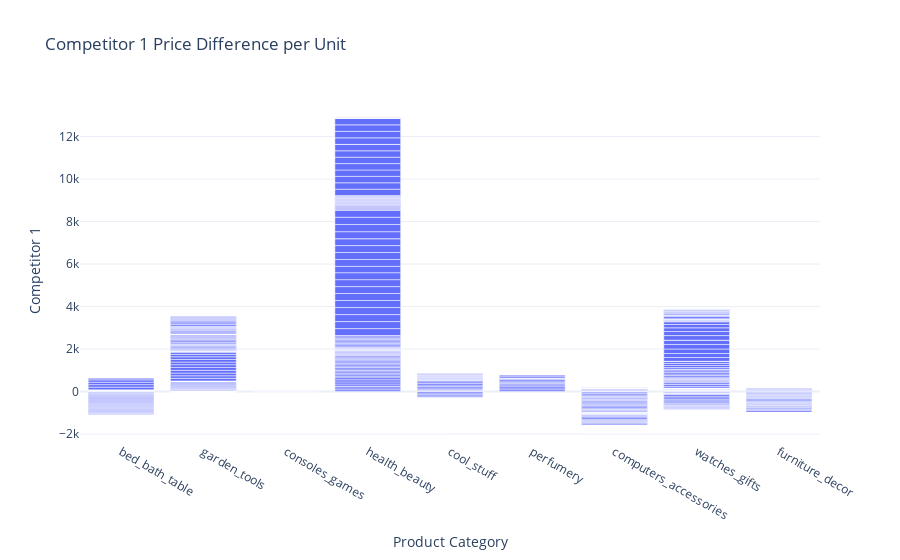

This figure's notebook cell:
### Markdown cell above
Comparison with Competitor Products

As mentioned previously, competitor analysis is quite essential. Therefore, we compare the unit and shipping prices of every product to those of 3 different competitors.

For this, we simply calculate the difference between each pair

### Code cell
df['comp1_diff'] = df['unit_price'] - df['comp_1']
df['comp2_diff'] = df['unit_price'] - df['comp_2']
df['comp3_diff'] = df['unit_price'] - df['comp_3']

for i in range(1,4):
    comp = f"comp{i}_diff"
    fig = px.bar(x=df['product_category_name'],
                 y=df[comp],
                 title=f"Competitor {i} Price Difference per Unit",
                 labels={
                     'x': 'Product Category',
                     'y': f'Competitor {i}'
                 })
    fig.show()

### Figure 1 — Plotly figure (JSON) as saved in the notebook; plotly's stock layout.template omitted (floating-point values rounded to 4 significant figures; data arrays with more than 128 entries replaced by an {"elided": "..."} marker saying what was removed)
{"data": [{"alignmentgroup": "True", "hovertemplate": "Product Category=%{x}<br>Competitor 1=%{y}<extra></extra>", "legendgroup": "", "marker": {"color": "#636efa", "pattern": {"shape": ""}}, "name": "", "offsetgroup": "", "orientation": "v", "showlegend": false, "textposition": "auto", "type": "bar", "x": {"elided": "676 str values"}, "xaxis": "x", "y": {"elided": "676 float values"}, "yaxis": "y"}], "layout": {"barmode": "relative", "legend": {"tracegroupgap": 0}, "title": {"text": "Competitor 1 Price Difference per Unit"}, "xaxis": {"anchor": "y", "domain": [0, 1], "title": {"text": "Product Category"}}, "yaxis": {"anchor": "x", "domain": [0, 1], "title": {"text": "Competitor 1"}}}}
